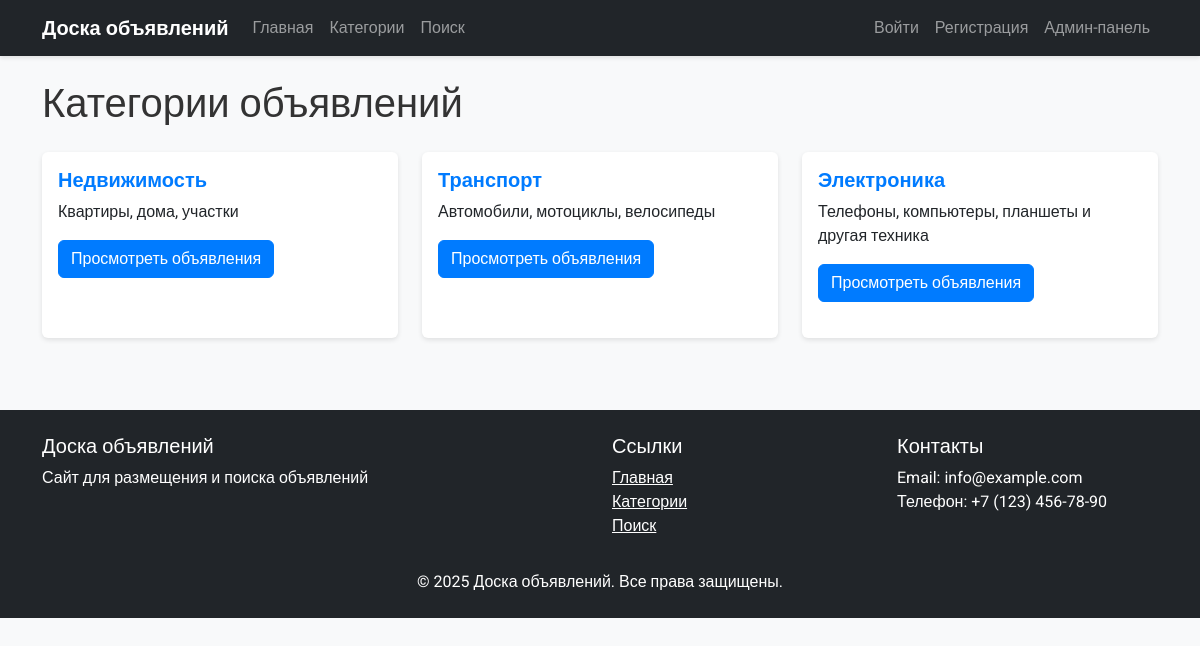
Page /categories/ on the committed database.
### advertisements/models.py (models this page shows, shortened)
class Category(models.Model):
    name = models.CharField(max_length=100, verbose_name='Название категории')
    slug = models.SlugField(max_length=100, unique=True, verbose_name='URL категории')
    description = models.TextField(blank=True, verbose_name='Описание категории')
    class Meta:
        verbose_name = 'Категория'
        verbose_name_plural = 'Категории'
        ordering = ['name']

### advertisements/views.py (the view)
# urls.py: path('categories/', views.category_list, name='category_list'),
def category_list(request):
    categories = Category.objects.all()
    return render(request, 'advertisements/category_list.html', {
        'categories': categories,
        'title': 'Категории объявлений'
    })

### advertisements/templates/advertisements/category_list.html
{% extends "advertisements/base.html" %}
{% block content %}
<div class="row">
    <div class="col-md-12">
        <h1>Категории объявлений</h1>
        <div class="row mt-4">
            {% for category in categories %}
            <div class="col-md-4 mb-4">
                <div class="card h-100">
                    <div class="card-body">
                        <h5 class="card-title">{{ category.name }}</h5>
                        {% if category.description %}
                        <p class="card-text">{{ category.description }}</p>
                        {% endif %}
                        <a href="{% url 'advertisements:category_detail' category.slug %}" class="btn btn-primary">Просмотреть объявления</a>
                    </div>
                </div>
            </div>
            {% empty %}
            <div class="col-12">
                <div class="alert alert-info">
                    Категории пока не созданы.
                </div>
            </div>
            {% endfor %}
        </div>
    </div>
</div>
{% endblock %}

### advertisements/static/advertisements/css/style.css (style rules this page uses)
body { font-family: 'Roboto', sans-serif; background-color: #f8f9fa; color: #333; }
.card { transition: transform 0.3s ease, box-shadow 0.3s ease; margin-bottom: 20px; border: none; box-shadow: 0 2px 5px rgba(0, 0, 0, 0.1); }
.card-title { font-weight: bold; color: #007bff; }
.btn-primary { background-color: #007bff; border-color: #007bff; }

### rows in the picture
Category: name "Недвижимость", description "Квартиры, дома, участки"
Category: name "Транспорт", description "Автомобили, мотоциклы, велосипеды"
Category: name "Электроника", description "Телефоны, компьютеры, планшеты и другая техника"
